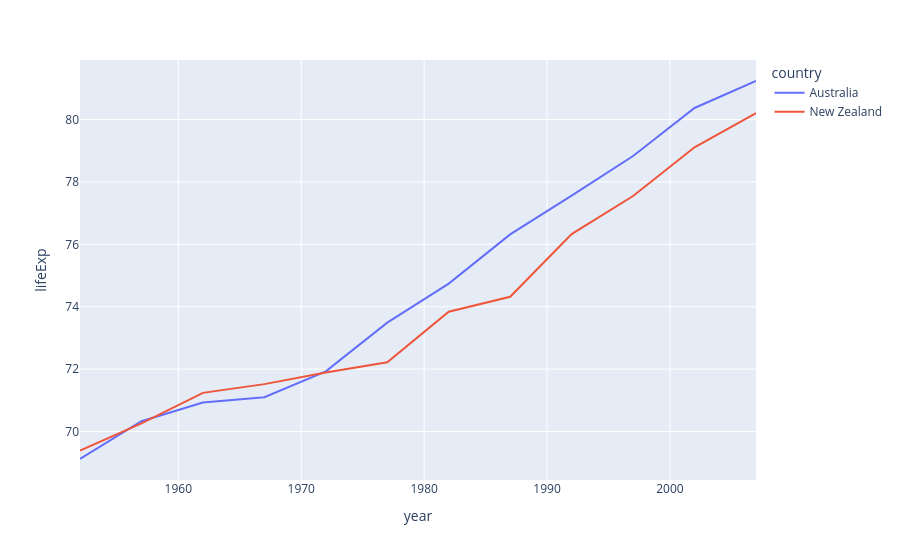

Source (notebook cell):
### Code cell
fig = px.line(
    data_frame=df_continent,
    x ="year",
    y ="lifeExp",
    color = "country"
)
fig.show()

### Figure 1 — Plotly figure (JSON) as saved in the notebook; plotly's stock layout.template omitted (floating-point values rounded to 4 significant figures)
{"data": [{"hovertemplate": "country=Australia<br>year=%{x}<br>lifeExp=%{y}<extra></extra>", "legendgroup": "Australia", "line": {"color": "#636efa", "dash": "solid"}, "marker": {"symbol": "circle"}, "mode": "lines", "name": "Australia", "orientation": "v", "showlegend": true, "type": "scatter", "x": [1952, 1957, 1962, 1967, 1972, 1977, 1982, 1987, 1992, 1997, 2002, 2007], "xaxis": "x", "y": [69.12, 70.33, 70.93, 71.1, 71.93, 73.49, 74.74, 76.32, 77.56, 78.83, 80.37, 81.23], "yaxis": "y"}, {"hovertemplate": "country=New Zealand<br>year=%{x}<br>lifeExp=%{y}<extra></extra>", "legendgroup": "New Zealand", "line": {"color": "#EF553B", "dash": "solid"}, "marker": {"symbol": "circle"}, "mode": "lines", "name": "New Zealand", "orientation": "v", "showlegend": true, "type": "scatter", "x": [1952, 1957, 1962, 1967, 1972, 1977, 1982, 1987, 1992, 1997, 2002, 2007], "xaxis": "x", "y": [69.39, 70.26, 71.24, 71.52, 71.89, 72.22, 73.84, 74.32, 76.33, 77.55, 79.11, 80.2], "yaxis": "y"}], "layout": {"legend": {"title": {"text": "country"}, "tracegroupgap": 0}, "margin": {"t": 60}, "xaxis": {"anchor": "y", "domain": [0, 1], "title": {"text": "year"}}, "yaxis": {"anchor": "x", "domain": [0, 1], "title": {"text": "lifeExp"}}}}
